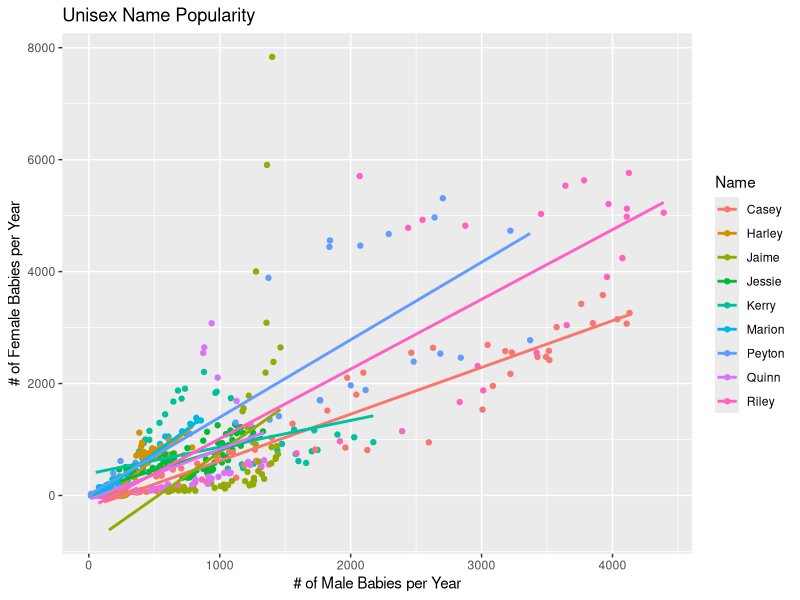

R code for this plot:
# Run the code below to set up the data
# Add theme_minimal() to the plot.
# Increase the font size of the title.

# Bonus: What else can you change?

library(tidyverse)
# Load and reshape data
unisex_data <- read_csv("data/unisex.csv")
unisex_data <- unisex_data %>%
  select(-prop) %>%
  spread(sex, n, fill=0)
unisex_data

# Add theme_minimal() to the plot.
# Increase the font size of the title.
# See what other theme elements you can change
# Look up the help for theme to see the options
ggplot(unisex_data, aes(x=Male, y=Female, color=name)) + 
  geom_point() +
  geom_smooth(method="lm", se=FALSE) + 
  labs(title="Unisex Name Popularity",
       x="# of Male Babies per Year",
       y="# of Female Babies per Year",
       color="Name") 

